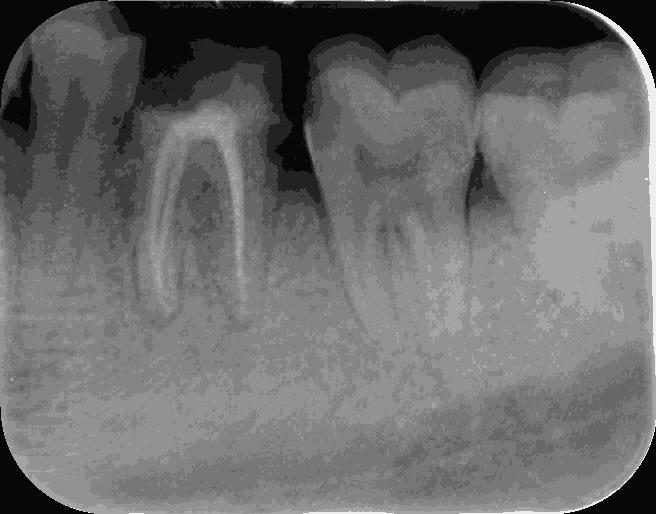
#> input picture project/Data/0-Cavity/10.jpg, 656 x 514 px, found by its file name; its folder holds 4 pictures in this run
$ jupyter execute --allow-errors catagorial_img_to_dataframe.ipynb
#> lines starting #> are read from the running program, lines starting #| are printed output that depends on the picture
[cell 1]
import os
from skimage import io, measure, img_as_ubyte
import matplotlib.pyplot as plt
import numpy as np
from skimage.filters import threshold_multiotsu
from skimage.color import label2rgb
import pandas as pd

[cell 2]
img_dir = 'catagorical_data/0-cavity'
img_list = os.listdir(img_dir)
img_list.sort(key=len)
len(img_list)

[cell 3]
imgs = [io.imread(os.path.join(img_dir, f), as_gray=True) for f in img_list]
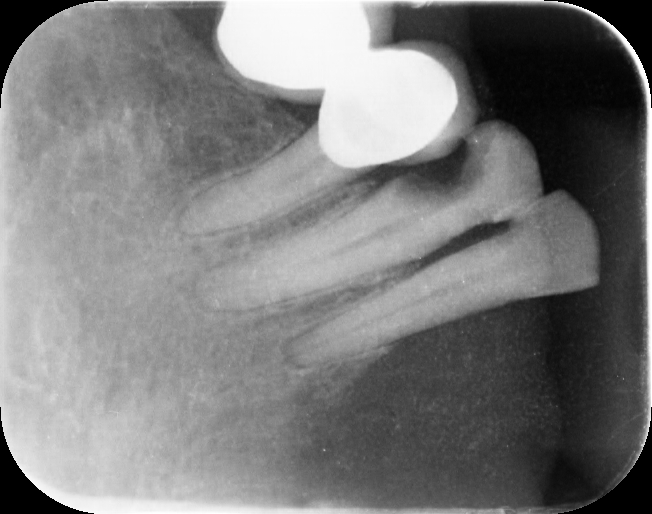
#> input picture project/Data/0-Cavity/11.jpg, 652 x 514 px, found by its file name
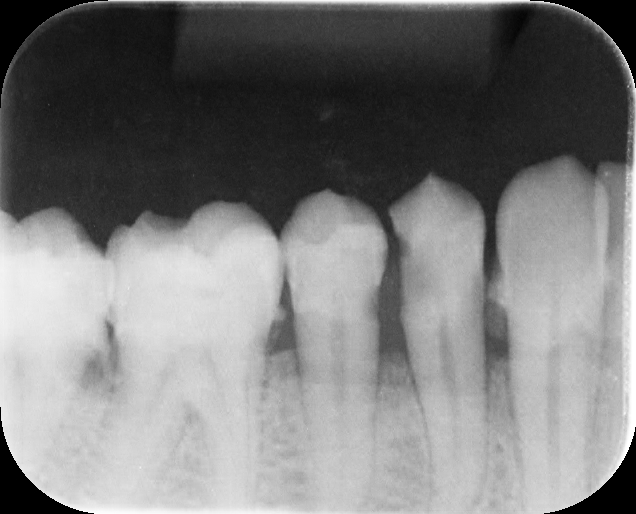
#> input picture project/Data/0-Cavity/13.jpg, 636 x 514 px, found by its file name
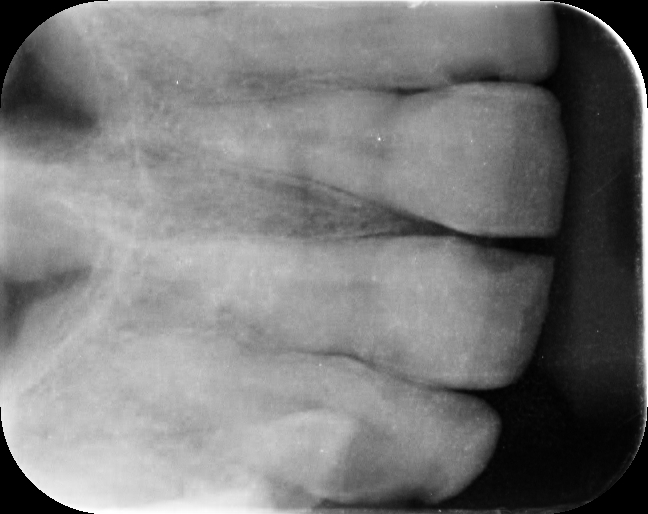
#> input picture project/Data/0-Cavity/14.jpg, 648 x 514 px, found by its file name
thresholds_list = [threshold_multiotsu(thresholds) for thresholds in imgs]
#> thresholds_list = [[0.201, 0.439], [0.365, 0.697], [0.361, 0.686], [0.303, 0.596]]
regions = [img_as_ubyte(np.digitize(imgs[i], bins=thresholds_list[i])) for i in range(len(imgs))]
#> regions = 4 items
label_imgs = [measure.label(regions[i], connectivity=imgs[i].ndim) for i in range(len(regions))]
#> label_imgs = 4 items
image_label_overlay = [label2rgb(label_imgs[i], image=imgs[i]) for i in range(len(imgs))]
#> image_label_overlay = 4 items
properties = ['label', 'area', 'bbox', 'bbox_area', 'centroid', 'convex_area', 'eccentricity', 'equivalent_diameter',
              'euler_number', 'extent', 'filled_area', 'inertia_tensor_eigvals', 'local_centroid', 'major_axis_length',
              'minor_axis_length', 'moments_hu', 'orientation', 'perimeter', 'slice', 'solidity']
